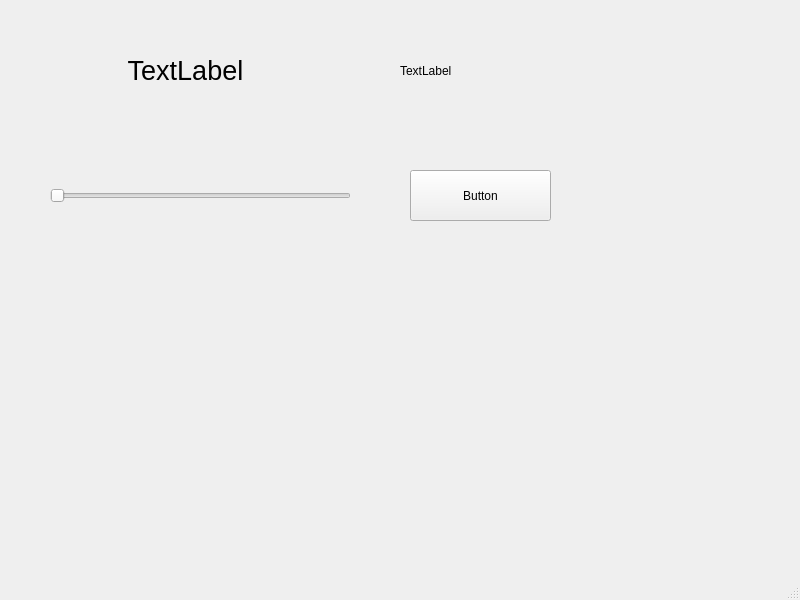
<?xml version="1.0" encoding="UTF-8"?>
<ui version="4.0">
 <class>Slider</class>
 <widget class="QMainWindow" name="Slider">
  <property name="geometry">
   <rect>
    <x>0</x>
    <y>0</y>
    <width>800</width>
    <height>600</height>
   </rect>
  </property>
  <property name="windowTitle">
   <string>Slider</string>
  </property>
  <widget class="QWidget" name="centralwidget">
   <widget class="QSlider" name="horizontalSlider">
    <property name="geometry">
     <rect>
      <x>50</x>
      <y>170</y>
      <width>301</width>
      <height>51</height>
     </rect>
    </property>
    <property name="orientation">
     <enum>Qt::Horizontal</enum>
    </property>
   </widget>
   <widget class="QLabel" name="label">
    <property name="geometry">
     <rect>
      <x>40</x>
      <y>40</y>
      <width>291</width>
      <height>61</height>
     </rect>
    </property>
    <property name="text">
     <string>&lt;html&gt;&lt;head/&gt;&lt;body&gt;&lt;p align=&quot;center&quot;&gt;&lt;span style=&quot; font-size:20pt;&quot;&gt;TextLabel&lt;/span&gt;&lt;/p&gt;&lt;/body&gt;&lt;/html&gt;</string>
    </property>
    <property name="textFormat">
     <enum>Qt::AutoText</enum>
    </property>
   </widget>
   <widget class="QPushButton" name="pushButton">
    <property name="geometry">
     <rect>
      <x>410</x>
      <y>170</y>
      <width>141</width>
      <height>51</height>
     </rect>
    </property>
    <property name="text">
     <string>Button</string>
    </property>
   </widget>
   <widget class="QLabel" name="label_2">
    <property name="geometry">
     <rect>
      <x>400</x>
      <y>30</y>
      <width>241</width>
      <height>81</height>
     </rect>
    </property>
    <property name="text">
     <string>TextLabel</string>
    </property>
   </widget>
  </widget>
  <widget class="QMenuBar" name="menubar">
   <property name="geometry">
    <rect>
     <x>0</x>
     <y>0</y>
     <width>800</width>
     <height>21</height>
    </rect>
   </property>
  </widget>
  <widget class="QStatusBar" name="statusbar"/>
 </widget>
 <resources/>
 <connections>
  <connection>
   <sender>horizontalSlider</sender>
   <signal>valueChanged(int)</signal>
   <receiver>label</receiver>
   <slot>setNum(int)</slot>
   <hints>
    <hint type="sourcelabel">
     <x>249</x>
     <y>317</y>
    </hint>
    <hint type="destinationlabel">
     <x>243</x>
     <y>121</y>
    </hint>
   </hints>
  </connection>
 </connections>
</ui>
